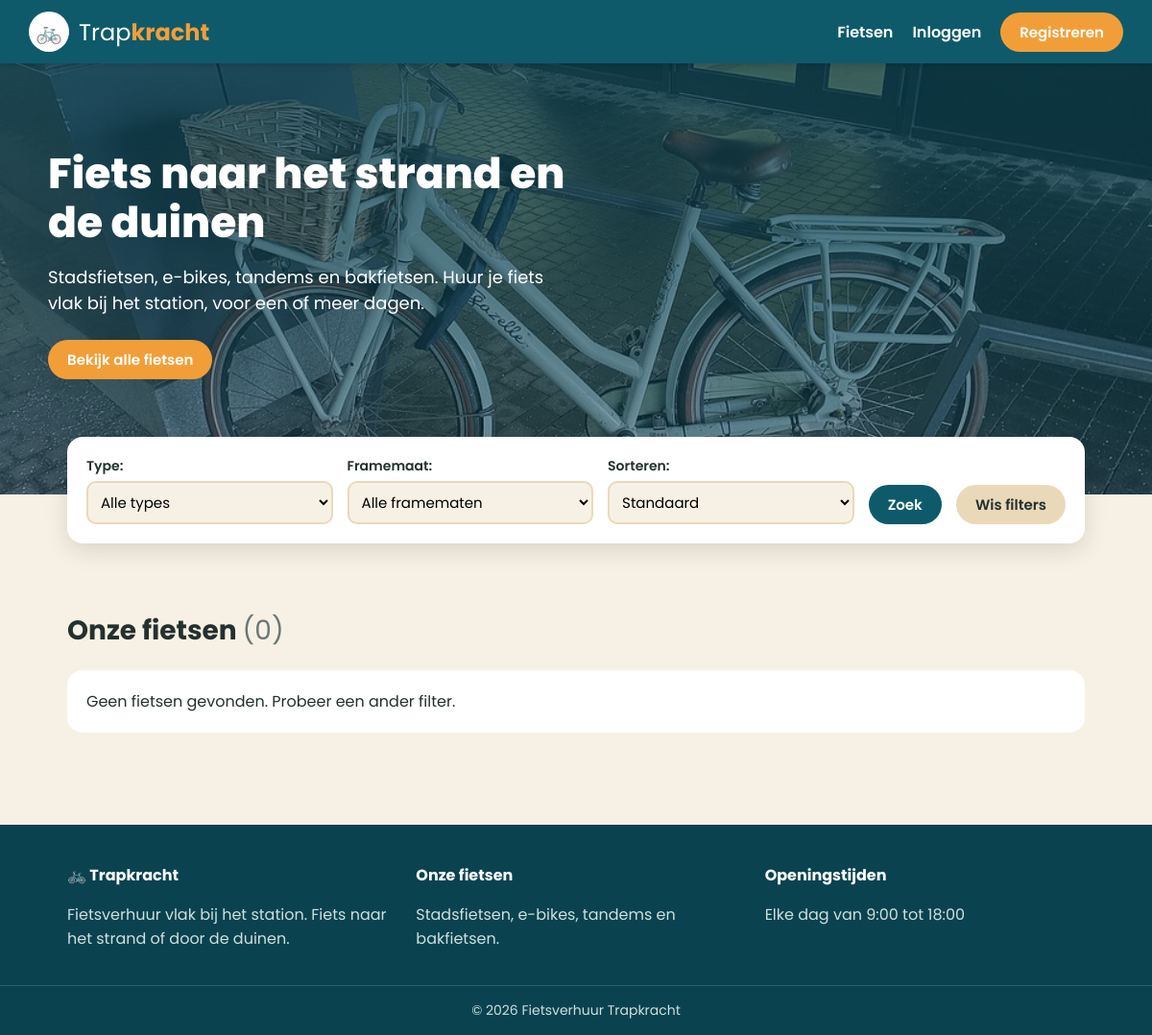
Before: / with the older database file.
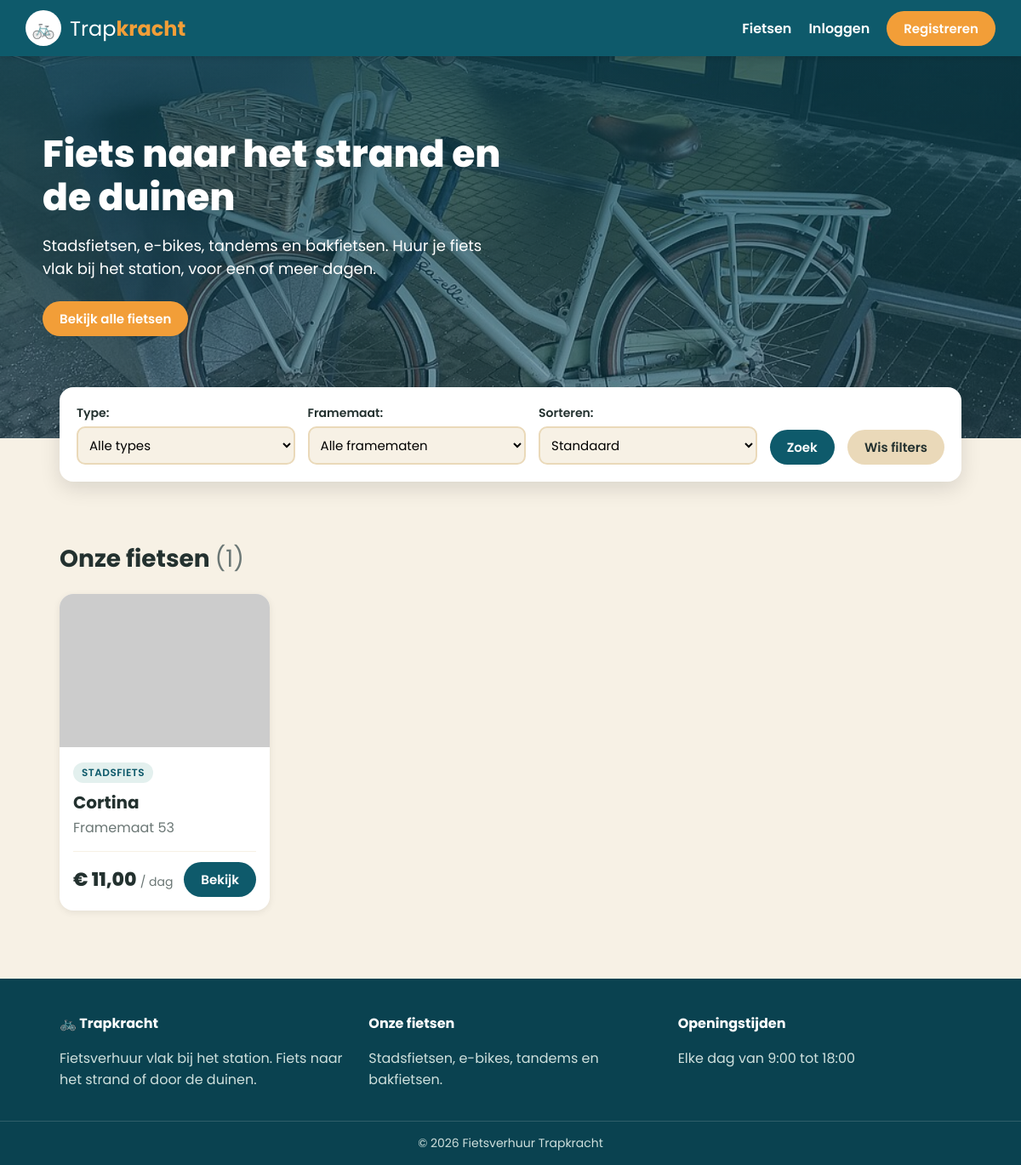
After: the same page with the newer database file.
### tables this page shows
CREATE TABLE `fietsen` (
  `id` int(11) NOT NULL AUTO_INCREMENT,
  `fiets_type_id` int(11) NOT NULL,
  `merk` varchar(255) NOT NULL,
  `framemaat` varchar(255) NOT NULL,
  `foto` varchar(255) DEFAULT NULL COMMENT 'pad naar de afbeelding',
  `dagprijs` decimal(8,2) NOT NULL,
  `deleted_at` timestamp NULL DEFAULT NULL COMMENT 'NULL = in de verhuur, datum = uit de verhuur (soft delete)',
  `created_at` timestamp NULL DEFAULT NULL,
  `updated_at` timestamp NULL DEFAULT NULL,
  PRIMARY KEY (`id`),
  KEY `fiets_type_id` (`fiets_type_id`),
  CONSTRAINT `fietsen_ibfk_1` FOREIGN KEY (`fiets_type_id`) REFERENCES `fiets_types` (`id`)
);

CREATE TABLE `fiets_types` (
  `id` int(11) NOT NULL AUTO_INCREMENT,
  `naam` varchar(255) NOT NULL COMMENT 'stadsfiets, e-bike, tandem, bakfiets',
  PRIMARY KEY (`id`),
  UNIQUE KEY `naam` (`naam`)
);

### www/index.php (the view, shortened to what this page needs)
<?php
require 'database.php';
$sorteer   = $_GET['sorteer'] ?? '';
try {
    $sql = "SELECT fietsen.*, fiets_types.naam AS type_naam
            FROM fietsen
            LEFT JOIN fiets_types ON fietsen.fiets_type_id = fiets_types.id
            WHERE fietsen.deleted_at IS NULL";
    $params = [];
    if ($sorteer === 'laag') {
        $sql .= " ORDER BY fietsen.dagprijs ASC";
    } elseif ($sorteer === 'hoog') {
        $sql .= " ORDER BY fietsen.dagprijs DESC";
    } else {
        $sql .= " ORDER BY fiets_types.naam, fietsen.merk";
    }
    $stmt = $conn->prepare($sql);
    $stmt->execute($params);
    $fietsen = $stmt->fetchAll(PDO::FETCH_ASSOC);
} catch (PDOException $e) {
    error_log("Database error: " . $e->getMessage());
    header('Location: 500.php');
    exit;
}
require 'header.php';
?>
<main>
    <section class="hero">
        <div class="hero-content">
            <h1>Fiets naar het strand en de duinen</h1>
            <p>Stadsfietsen, e-bikes, tandems en bakfietsen. Huur je fiets vlak bij het station, voor een of meer dagen.</p>
            <a href="#fietsen" class="btn btn-orange">Bekijk alle fietsen</a>
        </div>
    </section>
    <div class="container">
        <form action="index.php#fietsen" method="get" class="filter">
            <div>
                <label for="type">Type:</label>
                <select name="type" id="type">
                    <option value="">Alle types</option>
                </select>
            </div>
            <div>
                <label for="framemaat">Framemaat:</label>
                <select name="framemaat" id="framemaat">
                    <option value="">Alle framematen</option>
                </select>
            </div>
            <div>
                <label for="sorteer">Sorteren:</label>
                <select name="sorteer" id="sorteer">
                    <option value="">Standaard</option>
                </select>
            </div>
            <button type="submit" class="btn">Zoek</button>
            <a href="index.php" class="btn btn-light">Wis filters</a>
        </form>
    </div>
    <div class="container" id="fietsen">
        <h2 class="section-title">Onze fietsen <span>(<?php echo count($fietsen) ?>)</span></h2>
        <?php if (empty($fietsen)) : ?>
            <p class="empty">Geen fietsen gevonden. Probeer een ander filter.</p>
        <?php endif; ?>
        <div class="products">
            <?php foreach ($fietsen as $fiets) : ?>
                <div class="product">
                    <img src="<?php echo isset($fiets['foto']) ? 'images/' . htmlspecialchars($fiets['foto']) : 'https://placehold.co/200' ?>" alt="<?php echo htmlspecialchars($fiets['merk']) ?>">
                    <div class="product-info">
                        <span class="badge"><?php echo htmlspecialchars($fiets['type_naam']) ?></span>
                        <h3><?php echo htmlspecialchars($fiets['merk']) ?></h3>
                        <p>Framemaat <?php echo htmlspecialchars($fiets['framemaat']) ?></p>
                        <div class="product-bottom">
                            <p class="price">€ <?php echo number_format($fiets['dagprijs'], 2, ',', '') ?> <span>/ dag</span></p>
                            <a href="fietsen_detail.php?id=<?php echo htmlspecialchars($fiets['id']) ?>" class="btn">Bekijk</a>
                        </div>
                    </div>
                </div>
            <?php endforeach; ?>
        </div>
    </div>
</main>
<?php require 'footer.php' ?>

### www/header.php (shortened to what this page needs)
<!DOCTYPE html>
<html lang="nl">
<head>
    <link rel="stylesheet" href="css/style.css?v=5">
</head>
<body>
    <header>
        <a href="index.php" class="logo">
            <span class="logo-icon">🚲</span>
            <span>Trap<strong>kracht</strong></span>
        </a>
        <nav>
            <ul>
                <li><a href="index.php">Fietsen</a></li>
                <?php if (isset($_SESSION['user_id'])): ?>
                    <li><a href="mijn_reserveringen.php">Mijn reserveringen</a></li>
                    <li><a href="account.php">Mijn gegevens</a></li>
                    <li><a href="logout.php" class="btn btn-orange">Uitloggen</a></li>
                <?php else: ?>
                    <li><a href="login.php">Inloggen</a></li>
                    <li><a href="register.php" class="btn btn-orange">Registreren</a></li>
                <?php endif; ?>
            </ul>
        </nav>
    </header>

### www/footer.php
    <footer>
        <div class="footer-content">
            <div>
                <h4>🚲 Trapkracht</h4>
                <p>Fietsverhuur vlak bij het station. Fiets naar het strand of door de duinen.</p>
            </div>
            <div>
                <h4>Onze fietsen</h4>
                <p>Stadsfietsen, e-bikes, tandems en bakfietsen.</p>
            </div>
            <div>
                <h4>Openingstijden</h4>
                <p>Elke dag van 9:00 tot 18:00</p>
            </div>
        </div>
        <p class="footer-bottom">&copy; <?php echo date('Y') ?> Fietsverhuur Trapkracht</p>
    </footer>
</body>
</html>

### www/css/style.css (style rules this page uses)
:root { --zee: #0e5a6b; --zee-donker: #0a4250; --duin: #f7f1e5; --zand: #ead9b9; --zon: #f29e38; --zon-donker: #d9842a; --gras: #4f8a4b; --tekst: #23312f; --grijs: #6b7775; }
* { box-sizing: border-box; }
body { margin: 0; font-family: 'Poppins', Arial, Helvetica, sans-serif; background-color: var(--duin); color: var(--tekst); }
h1, h2, h3, h4 { margin-top: 0; }
header { position: sticky; top: 0; z-index: 10; display: flex; justify-content: space-between; align-items: center; background-color: var(--zee); padding: 12px 30px; box-shadow: 0 2px 8px rgba(0, 0, 0, 0.15); }
header .logo { display: flex; align-items: center; gap: 10px; color: white; font-size: 24px; text-decoration: none; }
header .logo strong { color: var(--zon); }
.logo-icon { display: flex; align-items: center; justify-content: center; width: 42px; height: 42px; background-color: white; border-radius: 50%; font-size: 22px; }
header nav ul { list-style: none; display: flex; align-items: center; gap: 20px; margin: 0; padding: 0; }
header nav a { color: white; text-decoration: none; font-weight: 600; }
.hero { background: linear-gradient(rgba(10, 66, 80, 0.75), rgba(10, 66, 80, 0.45)), url('../images/gazelle-stad.jpg') center / cover; color: white; padding: 90px 20px 120px; }
.hero-content { max-width: 1100px; margin: 0 auto; }
.hero h1 { font-size: 44px; font-weight: 800; max-width: 600px; line-height: 1.15; margin-bottom: 15px; }
.hero p { font-size: 18px; max-width: 520px; margin-bottom: 25px; }
.container { max-width: 1100px; margin: 0 auto; padding: 20px; }
.btn { display: inline-block; background-color: var(--zee); color: white; border: none; border-radius: 30px; padding: 9px 20px; font-family: inherit; font-size: 15px; font-weight: 600; text-decoration: none; cursor: pointer; transition: background-color 0.2s; }
.btn-orange { background-color: var(--zon); }
.btn-light { background-color: var(--zand); color: var(--tekst); }
.filter { display: flex; flex-wrap: wrap; gap: 15px; align-items: flex-end; background-color: white; padding: 20px; border-radius: 16px; box-shadow: 0 8px 24px rgba(0, 0, 0, 0.12); margin-top: -80px; }
.filter div { flex: 1; min-width: 160px; }
.filter label { display: block; font-weight: 600; font-size: 14px; margin-bottom: 5px; }
.filter select { width: 100%; padding: 9px; font-family: inherit; font-size: 15px; border: 2px solid var(--zand); border-radius: 10px; background-color: var(--duin); }
.section-title { font-size: 28px; margin: 20px 0; }
.section-title span { color: var(--grijs); font-weight: 400; }
.products { display: grid; grid-template-columns: repeat(auto-fill, minmax(240px, 1fr)); gap: 24px; }
.product { background-color: white; border-radius: 16px; overflow: hidden; box-shadow: 0 2px 8px rgba(0, 0, 0, 0.08); transition: transform 0.2s, box-shadow 0.2s; }
.product img { width: 100%; height: 180px; object-fit: cover; display: block; }
.product-info { padding: 16px; }
.product-info h3 { margin: 8px 0 2px; font-size: 20px; }
.product-info p { margin: 0; color: var(--grijs); }
.product-bottom { display: flex; justify-content: space-between; align-items: center; margin-top: 15px; padding-top: 12px; border-top: 1px solid var(--duin); }
.badge { display: inline-block; background-color: #e3f0ee; color: var(--zee); font-size: 12px; font-weight: 600; text-transform: uppercase; letter-spacing: 0.5px; padding: 3px 10px; border-radius: 20px; }
.price { font-size: 22px; font-weight: 800; color: var(--tekst) !important; }
.price span { font-size: 14px; font-weight: 400; color: var(--grijs); }
footer { background-color: var(--zee-donker); color: #cfe0dd; margin-top: 60px; }
.footer-content { max-width: 1100px; margin: 0 auto; padding: 40px 20px 20px; display: flex; flex-wrap: wrap; gap: 30px; }
.footer-content div { flex: 1; min-width: 200px; }
.footer-content h4 { color: white; margin-bottom: 8px; }
.footer-bottom { text-align: center; border-top: 1px solid rgba(255, 255, 255, 0.15); margin: 0; padding: 15px; font-size: 14px; }
.container h2 { margin-top: 30px; }
.empty { background-color: white; padding: 20px; border-radius: 16px; }

Changed rows visible on the page:
added fietsen: fiets_type.naam "STADSFIETS", merk "Cortina", framemaat "53", dagprijs "11,00"
Other visible differences:
count($fietsen): "0" → "1"
text no longer shown: "Geen fietsen gevonden. Probeer een ander filter."
